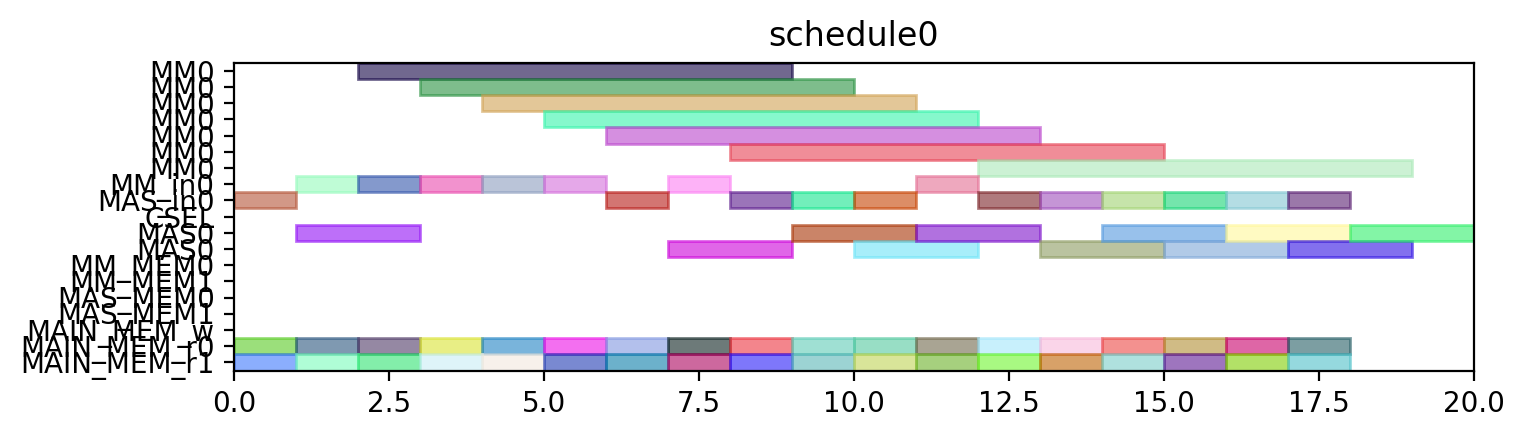

This figure's Python source:
from pyschedule import Scenario, solvers, plotters, alt


def solve():
	horizon = 120
	S = Scenario("schedule0", horizon=horizon)

	# resource
	MM = S.Resources('MM', num=1, size=7)
	MM_in = S.Resources('MM_in', num=1)
	MAS_in = S.Resources('MAS_in', num=1)
	CSEL = S.Resource('CSEL')
	MAS = S.Resources('MAS', num=1, size=2, periods=range(1, horizon))
	MM_MEM = S.Resources('MM_MEM', num=2)
	MAS_MEM = S.Resources('MAS_MEM', num=2)
	MAIN_MEM_w = S.Resource('MAIN_MEM_w', size=1)
	MAIN_MEM_r = S.Resources('MAIN_MEM_r', num=2)

	# result of previous scheduling

	# new tasks
	t0_t0 = S.Task('t0_t0', length=2, delay_cost=1)
	t0_t0 += alt(MAS)
	t0_t0_in = S.Task('t0_t0_in', length=1, delay_cost=1)
	t0_t0_in += alt(MAS_in)
	S += t0_t0_in*MAS_in[0]<=t0_t0*MAS[0]

	t0_t0_mem0 = S.Task('t0_t0_mem0', length=1, delay_cost=1)
	t0_t0_mem0 += MAIN_MEM_r[0]
	S += t0_t0_mem0 <= t0_t0

	t0_t0_mem1 = S.Task('t0_t0_mem1', length=1, delay_cost=1)
	t0_t0_mem1 += MAIN_MEM_r[1]
	S += t0_t0_mem1 <= t0_t0

	t0_t1 = S.Task('t0_t1', length=2, delay_cost=1)
	t0_t1 += alt(MAS)
	t0_t1_in = S.Task('t0_t1_in', length=1, delay_cost=1)
	t0_t1_in += alt(MAS_in)
	S += t0_t1_in*MAS_in[0]<=t0_t1*MAS[0]

	t0_t1_mem0 = S.Task('t0_t1_mem0', length=1, delay_cost=1)
	t0_t1_mem0 += MAIN_MEM_r[0]
	S += t0_t1_mem0 <= t0_t1

	t0_t1_mem1 = S.Task('t0_t1_mem1', length=1, delay_cost=1)
	t0_t1_mem1 += MAIN_MEM_r[1]
	S += t0_t1_mem1 <= t0_t1

	t0_t3 = S.Task('t0_t3', length=7, delay_cost=1)
	t0_t3 += alt(MM)
	t0_t3_in = S.Task('t0_t3_in', length=1, delay_cost=1)
	t0_t3_in += alt(MM_in)
	S += t0_t3_in*MM_in[0]<=t0_t3*MM[0]
	t0_t3_mem0 = S.Task('t0_t3_mem0', length=1, delay_cost=1)
	t0_t3_mem0 += MAIN_MEM_r[0]
	S += t0_t3_mem0 <= t0_t3

	t0_t3_mem1 = S.Task('t0_t3_mem1', length=1, delay_cost=1)
	t0_t3_mem1 += MAIN_MEM_r[1]
	S += t0_t3_mem1 <= t0_t3

	t1_t0 = S.Task('t1_t0', length=2, delay_cost=1)
	t1_t0 += alt(MAS)
	t1_t0_in = S.Task('t1_t0_in', length=1, delay_cost=1)
	t1_t0_in += alt(MAS_in)
	S += t1_t0_in*MAS_in[0]<=t1_t0*MAS[0]

	t1_t0_mem0 = S.Task('t1_t0_mem0', length=1, delay_cost=1)
	t1_t0_mem0 += MAIN_MEM_r[0]
	S += t1_t0_mem0 <= t1_t0

	t1_t0_mem1 = S.Task('t1_t0_mem1', length=1, delay_cost=1)
	t1_t0_mem1 += MAIN_MEM_r[1]
	S += t1_t0_mem1 <= t1_t0

	t1_t1 = S.Task('t1_t1', length=2, delay_cost=1)
	t1_t1 += alt(MAS)
	t1_t1_in = S.Task('t1_t1_in', length=1, delay_cost=1)
	t1_t1_in += alt(MAS_in)
	S += t1_t1_in*MAS_in[0]<=t1_t1*MAS[0]

	t1_t1_mem0 = S.Task('t1_t1_mem0', length=1, delay_cost=1)
	t1_t1_mem0 += MAIN_MEM_r[0]
	S += t1_t1_mem0 <= t1_t1

	t1_t1_mem1 = S.Task('t1_t1_mem1', length=1, delay_cost=1)
	t1_t1_mem1 += MAIN_MEM_r[1]
	S += t1_t1_mem1 <= t1_t1

	t1_t3 = S.Task('t1_t3', length=7, delay_cost=1)
	t1_t3 += alt(MM)
	t1_t3_in = S.Task('t1_t3_in', length=1, delay_cost=1)
	t1_t3_in += alt(MM_in)
	S += t1_t3_in*MM_in[0]<=t1_t3*MM[0]
	t1_t3_mem0 = S.Task('t1_t3_mem0', length=1, delay_cost=1)
	t1_t3_mem0 += MAIN_MEM_r[0]
	S += t1_t3_mem0 <= t1_t3

	t1_t3_mem1 = S.Task('t1_t3_mem1', length=1, delay_cost=1)
	t1_t3_mem1 += MAIN_MEM_r[1]
	S += t1_t3_mem1 <= t1_t3

	t2_t2 = S.Task('t2_t2', length=2, delay_cost=1)
	t2_t2 += alt(MAS)
	t2_t2_in = S.Task('t2_t2_in', length=1, delay_cost=1)
	t2_t2_in += alt(MAS_in)
	S += t2_t2_in*MAS_in[0]<=t2_t2*MAS[0]

	t2_t2_mem0 = S.Task('t2_t2_mem0', length=1, delay_cost=1)
	t2_t2_mem0 += MAIN_MEM_r[0]
	S += t2_t2_mem0 <= t2_t2

	t2_t2_mem1 = S.Task('t2_t2_mem1', length=1, delay_cost=1)
	t2_t2_mem1 += MAIN_MEM_r[1]
	S += t2_t2_mem1 <= t2_t2

	t5_t0 = S.Task('t5_t0', length=7, delay_cost=1)
	t5_t0 += alt(MM)
	t5_t0_in = S.Task('t5_t0_in', length=1, delay_cost=1)
	t5_t0_in += alt(MM_in)
	S += t5_t0_in*MM_in[0]<=t5_t0*MM[0]
	t5_t0_mem0 = S.Task('t5_t0_mem0', length=1, delay_cost=1)
	t5_t0_mem0 += MAIN_MEM_r[0]
	S += t5_t0_mem0 <= t5_t0

	t5_t0_mem1 = S.Task('t5_t0_mem1', length=1, delay_cost=1)
	t5_t0_mem1 += MAIN_MEM_r[1]
	S += t5_t0_mem1 <= t5_t0

	t5_t1 = S.Task('t5_t1', length=7, delay_cost=1)
	t5_t1 += alt(MM)
	t5_t1_in = S.Task('t5_t1_in', length=1, delay_cost=1)
	t5_t1_in += alt(MM_in)
	S += t5_t1_in*MM_in[0]<=t5_t1*MM[0]
	t5_t1_mem0 = S.Task('t5_t1_mem0', length=1, delay_cost=1)
	t5_t1_mem0 += MAIN_MEM_r[0]
	S += t5_t1_mem0 <= t5_t1

	t5_t1_mem1 = S.Task('t5_t1_mem1', length=1, delay_cost=1)
	t5_t1_mem1 += MAIN_MEM_r[1]
	S += t5_t1_mem1 <= t5_t1

	t5_t2 = S.Task('t5_t2', length=2, delay_cost=1)
	t5_t2 += alt(MAS)
	t5_t2_in = S.Task('t5_t2_in', length=1, delay_cost=1)
	t5_t2_in += alt(MAS_in)
	S += t5_t2_in*MAS_in[0]<=t5_t2*MAS[0]

	t5_t2_mem0 = S.Task('t5_t2_mem0', length=1, delay_cost=1)
	t5_t2_mem0 += MAIN_MEM_r[0]
	S += t5_t2_mem0 <= t5_t2

	t5_t2_mem1 = S.Task('t5_t2_mem1', length=1, delay_cost=1)
	t5_t2_mem1 += MAIN_MEM_r[1]
	S += t5_t2_mem1 <= t5_t2

	t5_t3 = S.Task('t5_t3', length=2, delay_cost=1)
	t5_t3 += alt(MAS)
	t5_t3_in = S.Task('t5_t3_in', length=1, delay_cost=1)
	t5_t3_in += alt(MAS_in)
	S += t5_t3_in*MAS_in[0]<=t5_t3*MAS[0]

	t5_t3_mem0 = S.Task('t5_t3_mem0', length=1, delay_cost=1)
	t5_t3_mem0 += MAIN_MEM_r[0]
	S += t5_t3_mem0 <= t5_t3

	t5_t3_mem1 = S.Task('t5_t3_mem1', length=1, delay_cost=1)
	t5_t3_mem1 += MAIN_MEM_r[1]
	S += t5_t3_mem1 <= t5_t3

	t7_t0 = S.Task('t7_t0', length=2, delay_cost=1)
	t7_t0 += alt(MAS)
	t7_t0_in = S.Task('t7_t0_in', length=1, delay_cost=1)
	t7_t0_in += alt(MAS_in)
	S += t7_t0_in*MAS_in[0]<=t7_t0*MAS[0]

	t7_t0_mem0 = S.Task('t7_t0_mem0', length=1, delay_cost=1)
	t7_t0_mem0 += MAIN_MEM_r[0]
	S += t7_t0_mem0 <= t7_t0

	t7_t0_mem1 = S.Task('t7_t0_mem1', length=1, delay_cost=1)
	t7_t0_mem1 += MAIN_MEM_r[1]
	S += t7_t0_mem1 <= t7_t0

	t7_t1 = S.Task('t7_t1', length=2, delay_cost=1)
	t7_t1 += alt(MAS)
	t7_t1_in = S.Task('t7_t1_in', length=1, delay_cost=1)
	t7_t1_in += alt(MAS_in)
	S += t7_t1_in*MAS_in[0]<=t7_t1*MAS[0]

	t7_t1_mem0 = S.Task('t7_t1_mem0', length=1, delay_cost=1)
	t7_t1_mem0 += MAIN_MEM_r[0]
	S += t7_t1_mem0 <= t7_t1

	t7_t1_mem1 = S.Task('t7_t1_mem1', length=1, delay_cost=1)
	t7_t1_mem1 += MAIN_MEM_r[1]
	S += t7_t1_mem1 <= t7_t1

	t7_t3 = S.Task('t7_t3', length=7, delay_cost=1)
	t7_t3 += alt(MM)
	t7_t3_in = S.Task('t7_t3_in', length=1, delay_cost=1)
	t7_t3_in += alt(MM_in)
	S += t7_t3_in*MM_in[0]<=t7_t3*MM[0]
	t7_t3_mem0 = S.Task('t7_t3_mem0', length=1, delay_cost=1)
	t7_t3_mem0 += MAIN_MEM_r[0]
	S += t7_t3_mem0 <= t7_t3

	t7_t3_mem1 = S.Task('t7_t3_mem1', length=1, delay_cost=1)
	t7_t3_mem1 += MAIN_MEM_r[1]
	S += t7_t3_mem1 <= t7_t3

	t10_t0 = S.Task('t10_t0', length=7, delay_cost=1)
	t10_t0 += alt(MM)
	t10_t0_in = S.Task('t10_t0_in', length=1, delay_cost=1)
	t10_t0_in += alt(MM_in)
	S += t10_t0_in*MM_in[0]<=t10_t0*MM[0]
	t10_t0_mem0 = S.Task('t10_t0_mem0', length=1, delay_cost=1)
	t10_t0_mem0 += MAIN_MEM_r[0]
	S += t10_t0_mem0 <= t10_t0

	t10_t0_mem1 = S.Task('t10_t0_mem1', length=1, delay_cost=1)
	t10_t0_mem1 += MAIN_MEM_r[1]
	S += t10_t0_mem1 <= t10_t0

	t10_t1 = S.Task('t10_t1', length=7, delay_cost=1)
	t10_t1 += alt(MM)
	t10_t1_in = S.Task('t10_t1_in', length=1, delay_cost=1)
	t10_t1_in += alt(MM_in)
	S += t10_t1_in*MM_in[0]<=t10_t1*MM[0]
	t10_t1_mem0 = S.Task('t10_t1_mem0', length=1, delay_cost=1)
	t10_t1_mem0 += MAIN_MEM_r[0]
	S += t10_t1_mem0 <= t10_t1

	t10_t1_mem1 = S.Task('t10_t1_mem1', length=1, delay_cost=1)
	t10_t1_mem1 += MAIN_MEM_r[1]
	S += t10_t1_mem1 <= t10_t1

	t10_t2 = S.Task('t10_t2', length=2, delay_cost=1)
	t10_t2 += alt(MAS)
	t10_t2_in = S.Task('t10_t2_in', length=1, delay_cost=1)
	t10_t2_in += alt(MAS_in)
	S += t10_t2_in*MAS_in[0]<=t10_t2*MAS[0]

	t10_t2_mem0 = S.Task('t10_t2_mem0', length=1, delay_cost=1)
	t10_t2_mem0 += MAIN_MEM_r[0]
	S += t10_t2_mem0 <= t10_t2

	t10_t2_mem1 = S.Task('t10_t2_mem1', length=1, delay_cost=1)
	t10_t2_mem1 += MAIN_MEM_r[1]
	S += t10_t2_mem1 <= t10_t2

	t10_t3 = S.Task('t10_t3', length=2, delay_cost=1)
	t10_t3 += alt(MAS)
	t10_t3_in = S.Task('t10_t3_in', length=1, delay_cost=1)
	t10_t3_in += alt(MAS_in)
	S += t10_t3_in*MAS_in[0]<=t10_t3*MAS[0]

	t10_t3_mem0 = S.Task('t10_t3_mem0', length=1, delay_cost=1)
	t10_t3_mem0 += MAIN_MEM_r[0]
	S += t10_t3_mem0 <= t10_t3

	t10_t3_mem1 = S.Task('t10_t3_mem1', length=1, delay_cost=1)
	t10_t3_mem1 += MAIN_MEM_r[1]
	S += t10_t3_mem1 <= t10_t3

	solvers.mip.solve(S,msg=1,kind='CPLEX',ratio_gap=1.01)

	solution = [['hoge']*len(S.solution()[1]) for i in range(len(S.solution()))]
	for i in range(len(S.solution())):
		for j in range(len(S.solution()[i])):
			solution[i][j]=str(S.solution()[i][j])
	print(solution)

	cycles = int(solution[-1][3])

	pic_file_name = "/mnt/rose/usr1/fukuda/ABE/multiRAM_multiMAS_16mux/scheduling_result/stage7MM1_stage2MAS1/EP2_DBL_w_EVAL/schedule0.png"
	if(S.solution() != []):
		plotters.matplotlib.plot(S,img_filename=pic_file_name, show_task_labels=False, fig_size=(cycles*0.25+3, 2))

	return solution
